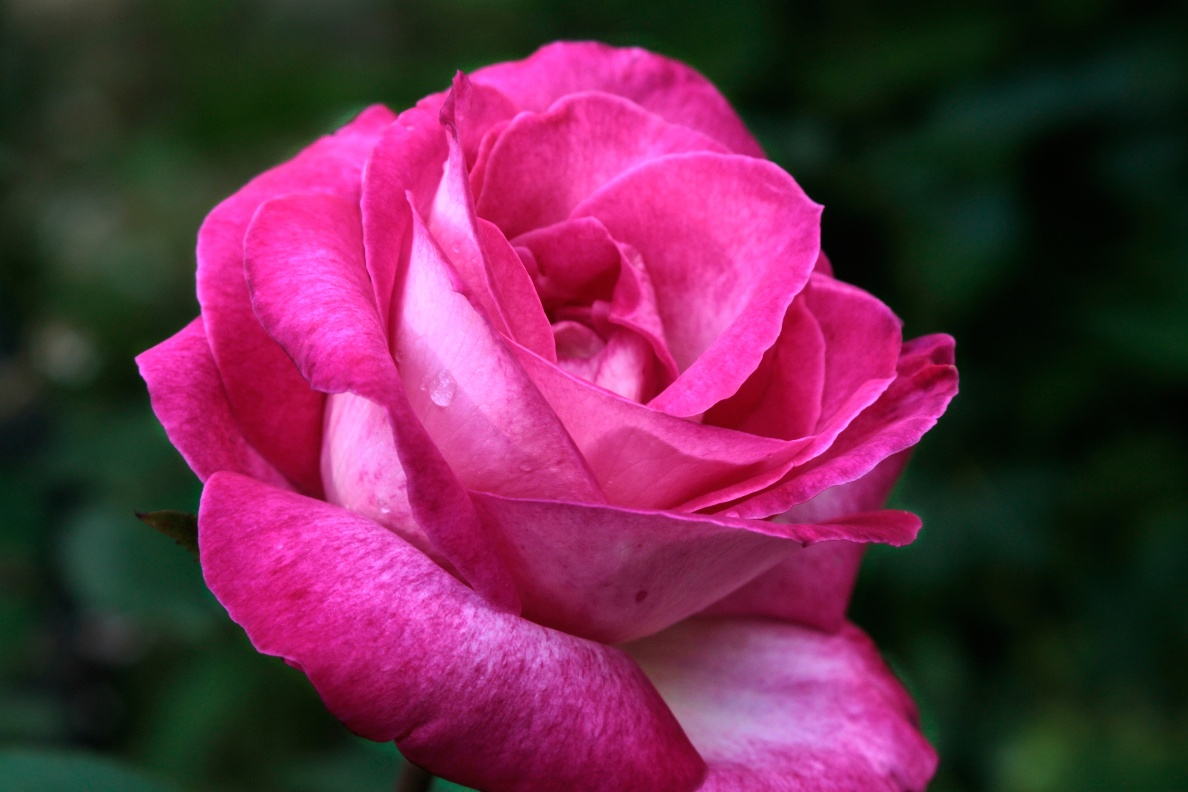
#> input picture ch3/rose.png, 1188 x 792 px
$ python 3-8.py
#> lines starting #> are read from the running program, lines starting #| are printed output that depends on the picture; after the words box and inside, x2 and y2 are one past the last pixel; in counts of white or black regions, pixels touching at a corner belong together
import cv2 as cv

img = cv.imread('rose.png')
#> img is the input picture: shape (792, 1188, 3); mean B, G, R 74.2, 43.7, 103.8
patch = img[250:350, 170:270, :]  # 일부만 자름 -> 5배씩 확대
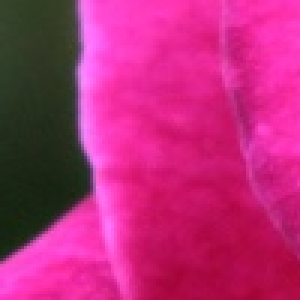
#> patch: shape (100, 100, 3) (shown 3 times larger); mean B, G, R 119.8, 42.9, 183.6

img = cv.rectangle(img, (170, 250), (270, 350), (255, 0, 0), 3)
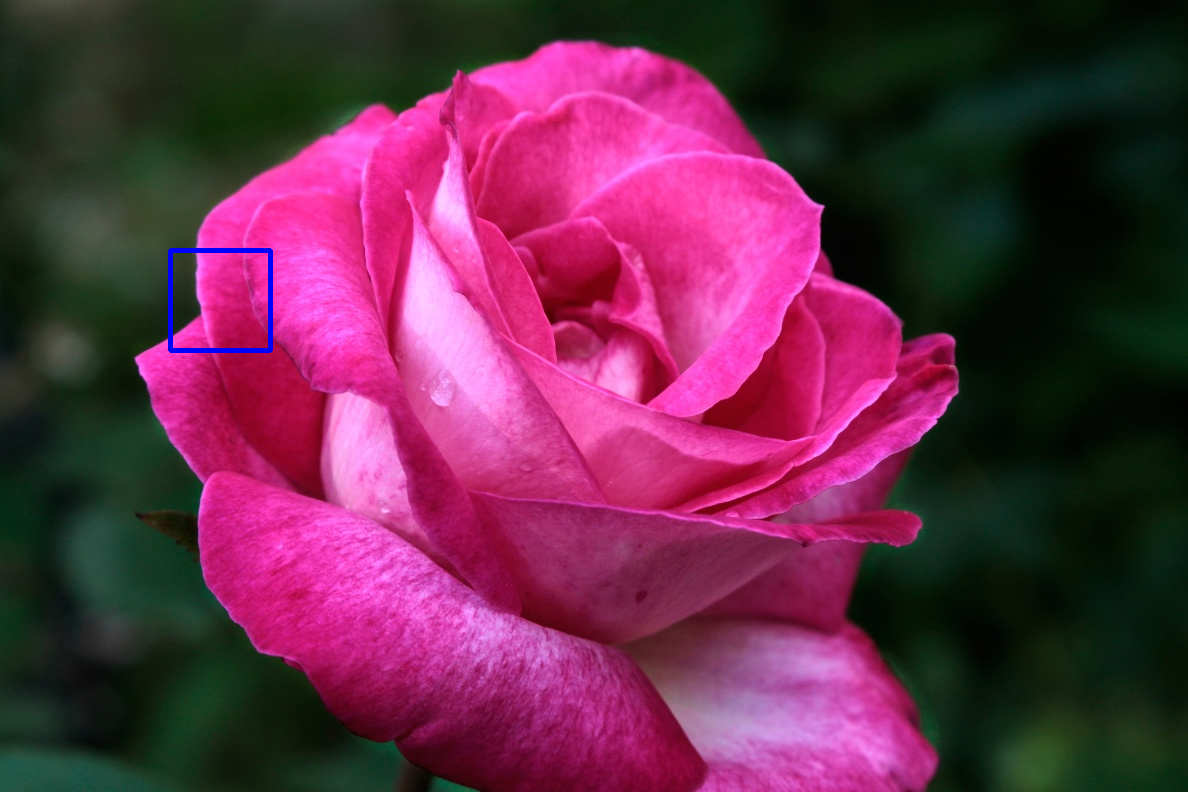
#> img: shape (792, 1188, 3); 0.21% of pixels changed, all inside (x1, y1, x2, y2) = (168, 248, 273, 353)
patch1 = cv.resize(patch, dsize=(0, 0), fx=11, fy=11, interpolation=cv.INTER_NEAREST)  # nearest neighbor 방법
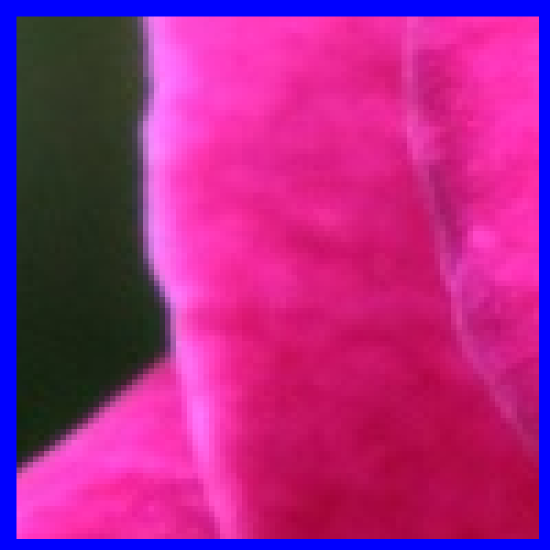
#> patch1: shape (1100, 1100, 3) (shown at 1/2 size); mean B, G, R 133.8, 38.3, 167.6
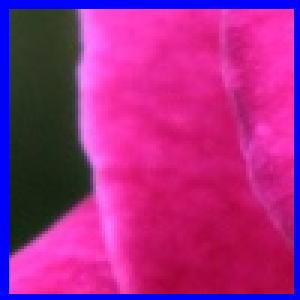
#> patch: shape (100, 100, 3) (shown 3 times larger); 9.75% of pixels changed, all inside (x1, y1, x2, y2) = (0, 0, 100, 100)
patch2 = cv.resize(patch, dsize=(0, 0), fx=11, fy=11, interpolation=cv.INTER_LINEAR)  # 양선형 보간법
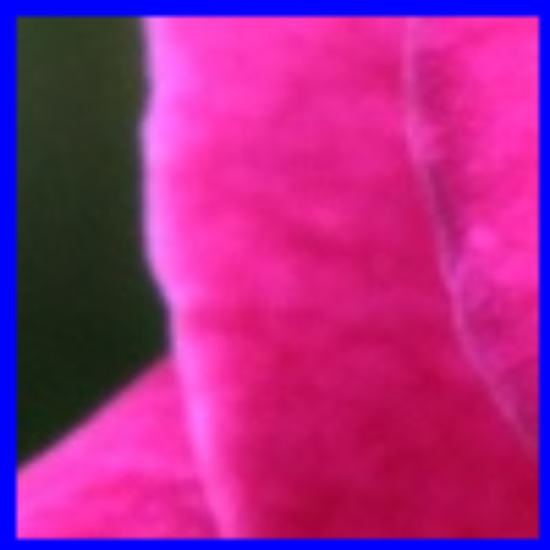
#> patch2: shape (1100, 1100, 3) (shown at 1/2 size); mean B, G, R 133.7, 38.2, 167.5
patch3 = cv.resize(patch, dsize=(0, 0), fx=11, fy=11, interpolation=cv.INTER_CUBIC)  # 3차 회선 보간법

cv.imshow('Original', img)
cv.imshow('Resize nearest', patch1)
cv.imshow('Resize bilinear', patch2)
cv.imshow('Resize bicubic', patch3)

cv.waitKey()
cv.destroyAllWindows()

$ run again, with ch3/CT-brain-image.jpg saved as ch3/rose.png
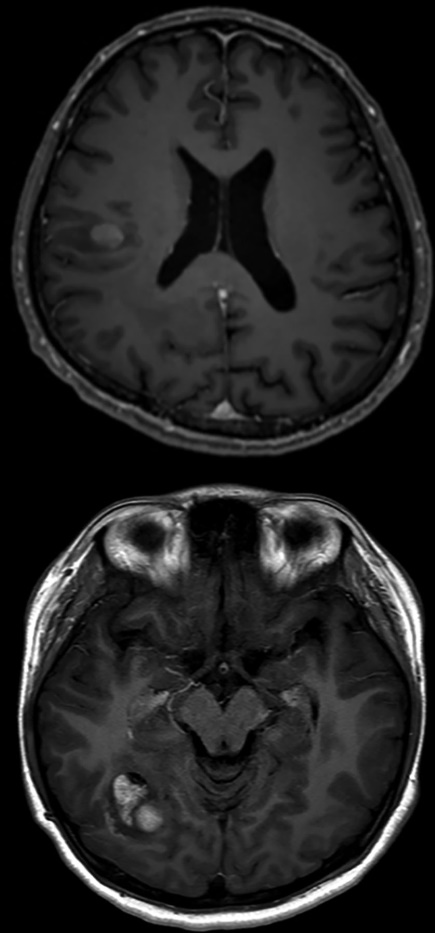
#> input picture ch3/CT-brain-image.jpg, 435 x 933 px
#> img is the input picture: shape (933, 435, 3); min 0, max 255, mean 35
#> `img = cv.rectangle(img, (170, 250), (270, 350), (255, 0, 0), 3)`:
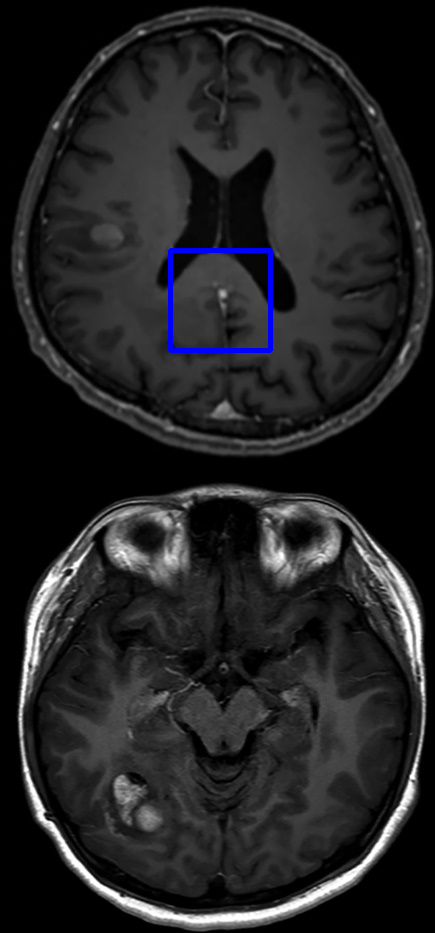
#> img: shape (933, 435, 3); 0.49% of pixels changed, all inside (x1, y1, x2, y2) = (168, 248, 273, 353)
#> `patch1 = cv.resize(patch, dsize=(0, 0), fx=11, fy=11, interpolation=cv..`:
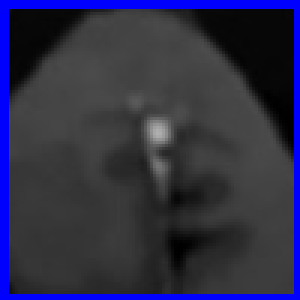
#> patch: shape (100, 100, 3) (shown 3 times larger); mean B, G, R 71.1, 46.2, 46.2
